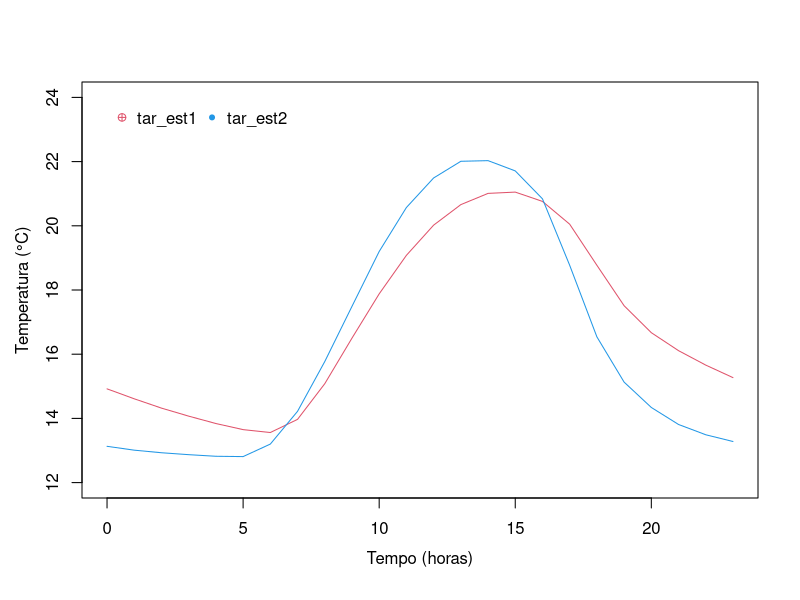

Recreate this plot in R.
## ---- chunk 1
knitr::opts_chunk$set(echo = TRUE,
                      comment = "",
                      prompt = FALSE, 
                      collapse = TRUE 
                      )

library(tidyverse)
## ---- chunk 2
x <- c(seq(from = 3, to = 6, by = 0.1))
(y <- exp(x) * cos(x))
## ---- chunk 3
aa <- seq(3, by = 3, length.out = 12)
ab <- seq(1, by = 3,length.out = 12)

ac <- 1:25

#Resposta 2a
(a <- c(rep((0.1^aa * 0.2^ab), length.out = 12)))

#Resposta 2b
(b <- rep((2^ac / ac), length.out = 25))
## ---- chunk 4
(dds <- c(domingo = 1, segunda = 2, terca = 3, quarta = 4, quinta = 5, 
          sexta = 6, sabado = 7))
          
## ---- chunk 5
set.seed(3)
(anos <- c(sample(1890:2015, 10), 2100, 2300))
(condicao_1 <- c(anos %% 4))
(condicao_2 <- anos %% 100)
(condicao_3 <- anos %% 400)
## ---- chunk 6
anos_bissextos <- ifelse(  test = (condicao_1 == 0) 
& (condicao_2 != 0) | (condicao_3 == 0),
  yes = "sim",  no = "não")
anos_bissextos
## ---- chunk 7
(local_bissextos <- which(anos_bissextos == "sim"))
anos[local_bissextos] 
 
## ---- chunk 8
ndias <- ifelse(
  test = (condicao_1 == 0) & (condicao_2 != 0) | (condicao_3 == 0),  yes = 366,
  no = 365)
names(ndias) <- anos
ndias
## ---- chunk 9
total_anos_bissextos <- ifelse(
  test = ndias == 366,
  yes = 1,
  no = 0
)
sum(total_anos_bissextos)
## ---- chunk 10
Vetor_s <- c(-30, seq(0, 20, by = 5), 30)
Vetor_s
## ---- chunk 11
vetor_t <- seq(from = 1.0, to = 0.0, by = -0.2)
vetor_t
## ---- chunk 12
vetor_k  <- seq(-pi, pi, length.out  = 10)
vetor_k
## ---- chunk 13
vetor_d <- rep(x = -1:5, times = 2:8)
vetor_d

## ---- chunk 14
vetor_a <- rep(x = 5:1, times = 5:1)

vetor_b <- rep(x = 2:5, times = 2:5)

(vetor_e <- c(vetor_a, vetor_b))

## ---- chunk 15
v3 <- c(11, 0.25, 7, 2)
## ---- chunk 16
v3 <- c(11, 0.25, 7, 2)
seq(along = v3)
## ---- chunk 17
v2 <- v3[1:2]
seq(along = v2)
## ---- chunk 18
v1 <- v3[1]
seq(along = v1)
## ---- chunk 19
v0 <- c()
## ---- chunk 20
v0 <- c()
seq_along(v0)
## ---- chunk 21
tar_est1 <- c(
  14.92, 14.61, 14.32, 14.07, 13.84, 13.65, 13.56, 13.97, 15.08,
  16.5, 17.88, 19.08, 20.02, 20.66, 21.01, 21.05, 20.76, 20.05,
  18.77, 17.51, 16.67, 16.11, 15.66, 15.27
)
tar_est2 <- c(
  13.13, 13.01, 12.93, 12.87, 12.82, 12.81, 13.2, 14.22, 15.77,
  17.49, 19.2, 20.57, 21.49, 22.01, 22.03, 21.71, 20.84, 18.77,
  16.54, 15.13, 14.34, 13.81, 13.49, 13.28
)
## ---- chunk 22
temp <- seq(from = 0, to = 23, by = 1)
plot(temp, tar_est1, type = "l", pch = 10, col = 2, xlab = "", ylab = "", ylim = c(12,24))
lines(temp, tar_est2,type = "l", col = 4, pch = 20)
mtext(side = 1, "Tempo (horas)", line = 2.5, cex = 1)
mtext(side = 2, "Temperatura (°C)", line = 2.5, cex = 1)
legenda <- c("tar_est1","tar_est2")
legend(0, 24, legenda, col = c(2,4), pch = c(10,20), bty = "n", cex = 1, ncol = 2)
## ---- chunk 23
tmed_est1 <- mean(tar_est1)
(tmed_est1 <- round(tmed_est1, 1))
tmed_est2 <- mean(tar_est2)
(tmed_est2 <- round(tmed_est2, 1))
## ---- chunk 24
if (tmed_est1 - tmed_est2 == 0)
{print("tmed_est1 = tmed_est2")}
if(tmed_est1 - tmed_est2 > 0)
{print("tmed_est1")} else {print("tmed_est2")}
## ---- chunk 25
tar_est1[order(tar_est1, decreasing = TRUE)][3]

tar_est2[order(tar_est2, decreasing = TRUE)][3]
## ---- chunk 26
max1 <- which.max(tar_est1)
min1 <- which.min(tar_est1)
(atd_est1 <- round(tar_est1[max1] - tar_est1[min1], 1))

max2 <- which.max(tar_est2)
min2 <- which.min(tar_est2)
(atd_est2 <- round(tar_est2[max2] - tar_est2[min2], 1))
## ---- chunk 27
(hmax_est1 <- max1)
(hmin_est1 <- min1)

(hmax_est2 <- max2)
(hmin_est2 <- min2)
## ---- chunk 28

(dif_tar_ests  <- which(tar_est2 > tar_est1))
max(tar_est2 - tar_est1)

## ---- chunk 29

(hora <- which.max(tar_est2 - tar_est1))

## ---- chunk 30
#Horário estimado do pôr do sol para a estação 1
(dif_est1 <- diff(tar_est1[hmax_est1:23]))
(h_dif_max <- which.max(abs(dif_est1)))
(hps_est1 <- hmax_est1 + h_dif_max)

#Horário estimado do pôr do sol para a estação 2
(dif_est2 <- diff(tar_est2[hmax_est2:23]))
(h_dif_max <- which.max(abs(dif_est2)))

(hps_est2 <- hmax_est2 + h_dif_max)
## ---- chunk 31
(dif_tar_ests <- abs(tar_est1 - tar_est2))
(menor_dif <- which(dif_tar_ests < 0.5))
## ---- chunk 32
Tmax2 <- tar_est2[which.max(tar_est2)]
Tmin2 <- tar_est2[which.min(tar_est2)]

(tar_met1 <- (Tmax2 + Tmin2)/2)
## ---- chunk 33
Tmax2 <- tar_est2[which.max(tar_est2)]
Tmin2 <- tar_est2[which.min(tar_est2)]
(tar_met2 <- (Tmax2 + Tmin2 + tar_est2[9] + 2* tar_est2[21])/5)
## ---- chunk 34
Tmax2 <- tar_est2[which.max(tar_est2)]
Tmin2 <- tar_est2[which.min(tar_est2)]
(tar_met3 <- (tar_est2[7] + tar_est2[14] + 2*tar_est2[21])/4) 
## ---- chunk 35
h <- seq(from = 0, to = 23, by = 1)

T_med1 <- (tar_est1[max1] + tar_est1[min1])/2
T_med2 <- (tar_est2[max2] + tar_est2[min2])/2

A1 <- (tar_est1[max1] - tar_est1[min1])/2
A2 <- (tar_est2[max2] - tar_est2[min2])/2

## Estação 1 

arg11 <- ifelse(h < hmin_est1, pi*((h + 10)/(10 + hmin_est1)), NA )
arg11 <- arg11[!is.na(arg11)]

Tcalc11 <- T_med1 + A1*cos(arg11)

arg12 <- c()
for (h in 0:23) {
    if (hmin_est1 <= h && h < hmax_est1) {
    arg12[h] <- pi*((h - hmin_est1)/(14 - hmin_est1))
  }
  
}
arg12 <- arg12[!is.na(arg12)]
Tcalc12 <- T_med1 - A1*cos(arg12)

h <- seq(from = 0, to = 23, by = 1)
arg13 <- ifelse(h >= hmax_est1, pi*((14 - h)/(10 + hmin_est1)), NA )
arg13 <- arg13[!is.na(arg13)]
Tcalc13 <- T_med1 + A1*cos(arg13)

(Tcalc1 <- c(Tcalc11, Tcalc12, Tcalc13))

## Estação 2

h <- seq(from = 0, to = 23, by = 1)

arg21 <- ifelse(h < hmin_est2, pi*((h + 10)/(10 + hmin_est2)), NA )
(arg21 <- arg21[!is.na(arg21)])

Tcalc21 <- T_med2 + A2*cos(arg21)

arg22 <- c()
for (h in 0:23) {
    if (hmin_est2 <= h && h < hmax_est2) {
    arg22[h] <- pi*((h - hmin_est2)/(14 - hmin_est2))
  }
  
}
(arg22 <- arg22[!is.na(arg22)])
Tcalc22 <- T_med2 - A2*cos(arg22)

h <- seq(from = 0, to = 23, by = 1)
arg23 <- ifelse(h >= hmax_est2, pi*((14 - h)/(10 + hmin_est2)), NA )
(arg23 <- arg23[!is.na(arg23)])
Tcalc23 <- T_med2 + A2*cos(arg23)

(Tcalc2 <- c(Tcalc21, Tcalc22, Tcalc23))
## ---- chunk 36
## RMSE para a estação 1 

caso1 <- (Tcalc1 - tar_est1)^2
(n1 <- length(Tcalc1))
(RMSE_1 <- sqrt((1/n1)*sum(caso1)))

## RMSE para a estação 2 

caso2 <- (Tcalc2 - tar_est2)^2
(n2 <- length(Tcalc2))
(RMSE_2 <- sqrt((1/n1)*sum(caso2)))
## ---- chunk 37

## Estação 1 
caso1_cal1 <- Tcalc1 - mean(Tcalc1)
caso1_ob1 <- tar_est1 - mean(tar_est1)
(n1 <- sum(caso1_ob1*caso1_cal1))

som1 <- sum(caso1_ob1^2)
som2 <- sum(caso1_cal1^2)
som3 <- som1*som2

(r <- n1/sqrt(som3))

## Estação 2 

caso2_cal2 <- Tcalc2 - mean(Tcalc2)
caso2_ob2 <- tar_est2 - mean(tar_est2)
(n2 <- sum(caso2_ob2*caso2_cal2))

som4 <- sum(caso2_ob2^2)
som5 <- sum(caso2_cal2^2)
som6 <- som4*som5

(r <- n2/sqrt(som6))

